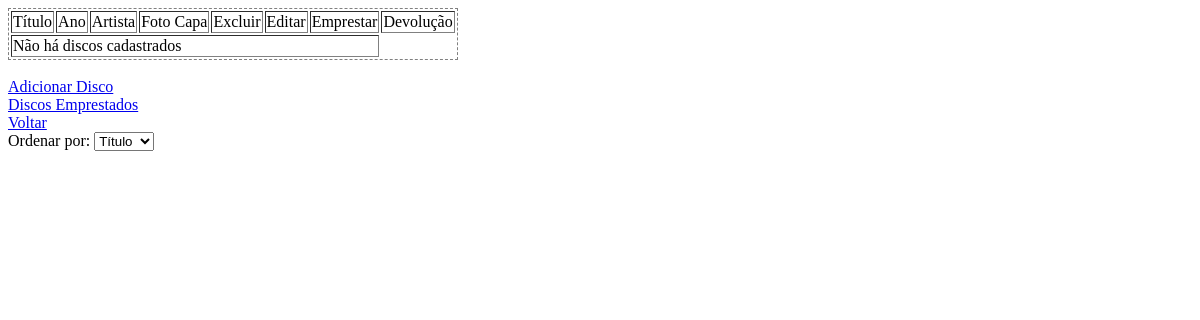
The page /discos.php on the database as committed earlier.
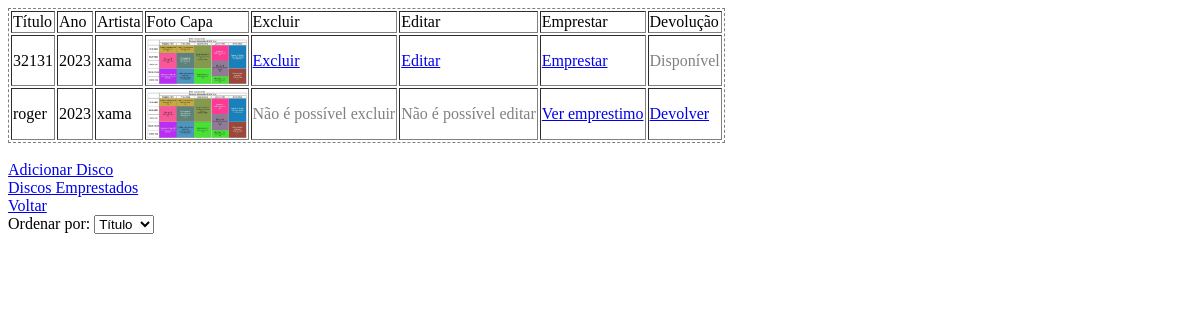
The same page on the database as committed later.
### tables this page shows
CREATE TABLE `disco` (
  `Titulo` varchar(300) NOT NULL,
  `IdArtista` int(11) NOT NULL,
  `Ano` int(4) NOT NULL,
  `FotoCapa` varchar(300) NOT NULL,
  `IdDisco` int(11) NOT NULL,
  `Emprestado` tinyint(1) NOT NULL DEFAULT 0
);

CREATE TABLE `artista` (
  `Nome` varchar(300) NOT NULL,
  `IdArtista` int(11) NOT NULL
);

### discos.php (the view, shortened to what this page needs)
<?php
$db = new mysqli("localhost", "root", "", "discoteca");
$ordenar = isset($_GET['ordenar']) ? $_GET['ordenar'] : 'Titulo';
$query = "SELECT * FROM disco d
JOIN artista a ON d.IdArtista = a.IdArtista
ORDER BY $ordenar ASC";
$resultado = $db->query($query);
echo "<table border='1' style='border-style:dashed;'>";
echo "<tr>
        <td>Título</td>
        <td>Ano</td>
        <td>Artista</td>
        <td>Foto Capa</td>
        <td>Excluir</td>
        <td>Editar</td>
        <td>Emprestar</td>
        <td>Devolução</td>
    </tr>";
if ($resultado->num_rows == 0) {
    echo "<tr><td colspan='7'>Não há discos cadastrados</td></tr>";
} else {
    while ($linha = $resultado->fetch_assoc()) {
        echo "<tr>";
        echo "<td>{$linha['Titulo']}</td>";
        echo "<td>{$linha['Ano']}</td>";
        echo "<td>{$linha['Nome']}</td>";
        echo "<td><img src='{$linha['FotoCapa']}' alt='Foto da Capa' style='width:100px;'></td>";
        if ($linha['Emprestado'] == 1) {
            echo "<td><span style='color: gray; text-decoration: none;'>Não é possível excluir</span></td>";
            echo "<td><span style='color: gray; text-decoration: none;'>Não é possível editar</span></td>";
            echo "<td><a href='discoEmprestado.php?idDisco={$linha['IdDisco']}'>Ver emprestimo</a></td>";
            echo "<td><a href='devolverDisco.php?idDisco={$linha['IdDisco']}'>Devolver</a></td>";
        } else {
            echo "<td><a href='delDisco.php?idDisco={$linha['IdDisco']}'>Excluir</a></td>";
            echo "<td><a href='form_editDisco.php?idDisco={$linha['IdDisco']}'>Editar</a></td>";
            echo "<td><a href='form_emprestarDisco.php?idDisco={$linha['IdDisco']}'>Emprestar</a></td>";
            echo "<td><span style='color: gray; text-decoration: none;'>Disponível</span></td>";
        }
        echo "</tr>";
    }
}
echo "</table>";
echo "<a href='form_addDisco.php'>Adicionar Disco</a>";
echo "<a href='discosEmprestados.php'>Discos Emprestados</a>";
echo "<a href='index.php'>Voltar</a>";
?>
<!DOCTYPE html>
<html lang="en">
<head>
</head>
<body>
    <form method="GET" action="">
        <label for="ordenar">Ordenar por:</label>
        <select name="ordenar" id="ordenar" onchange="this.form.submit()">
            <option value="Titulo" <?= isset($_GET['ordenar']) && $_GET['ordenar'] == 'Titulo' ? 'selected' : '' ?>>Título</option>
        </select>
    </form>
</body>
</html>

Rows that differ between the two databases and show on the page:
added disco: Titulo "32131", Ano "2023", IdArtista.Nome "xama", FotoCapa (picture)
added disco: Titulo "roger", Ano "2023", IdArtista.Nome "xama", FotoCapa (picture)
Other text that changed with them:
text no longer shown: "Não há discos cadastrados"
